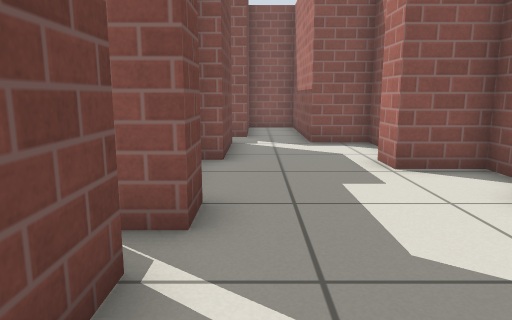
view 1 (above)

12 first-person views from a walk through a world built for the Gazebo simulator. The camera is 0.68 m above the floor, tilts 10° down and sees 70° across. The lines on the ground mark 1 m squares. The floor is counted in squares, 0.5 m on a side. Each view is taken from the middle of a square. On the plan, view 1 faces up. The plan holds only what a view shows up to about 15 squares ahead; the rest is blank. Simple patterns stand in for the simulator's built-in surfaces.

view 2
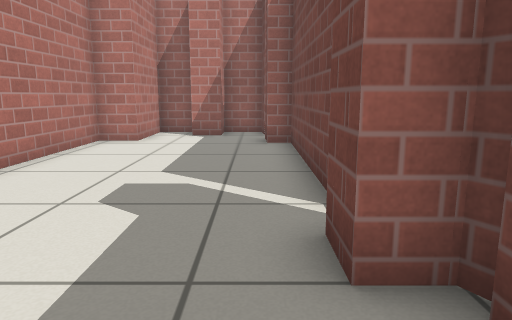

view 3
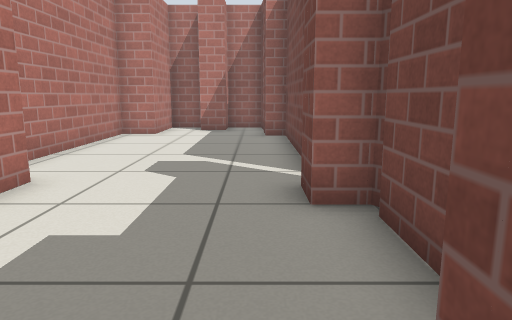

view 4
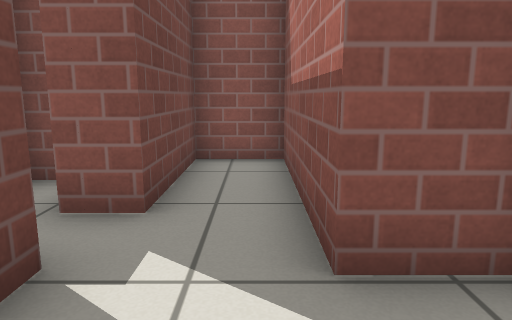

view 5
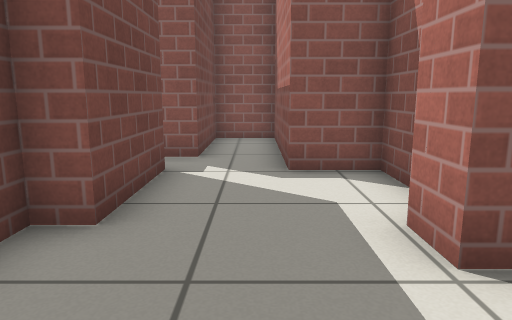

view 6
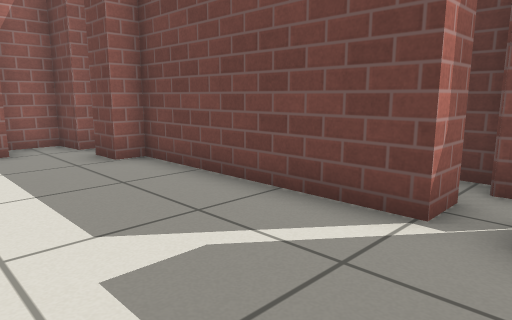

view 7
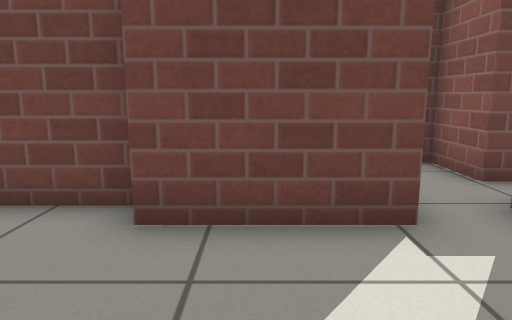

view 8
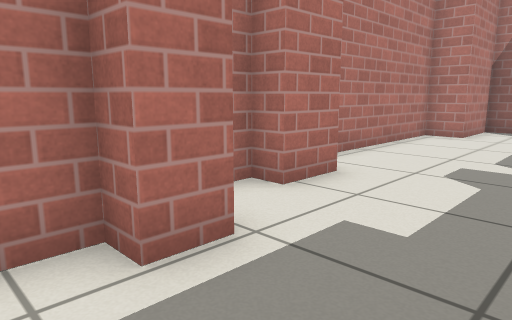

view 9
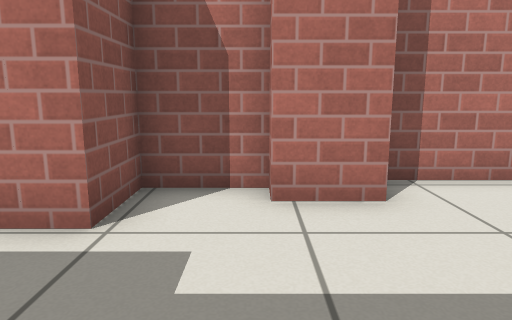

view 10
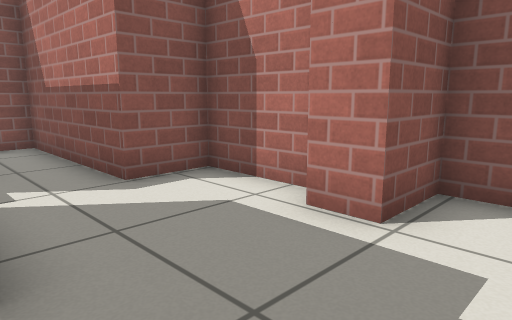

view 11
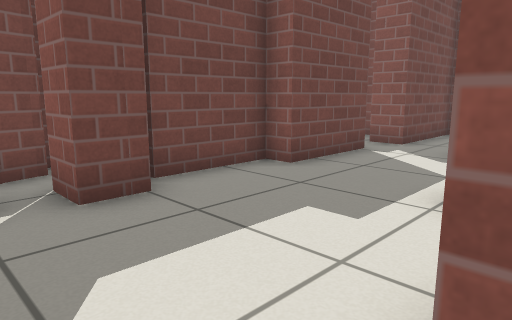

view 12
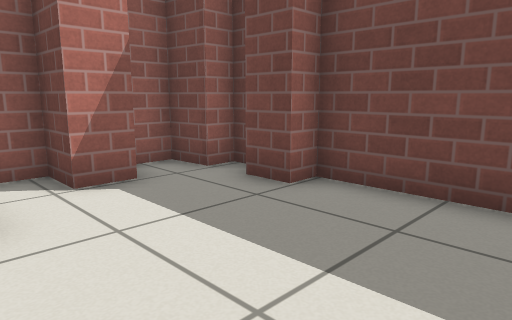

### Floor plan
Points are (right, up) in squares from view 1. A wall is a line through its corners. A room is listed if a view was taken in it or the views show most of it. See-through windows are left out.
Room 1 (views 1, 2, 3, 4, 5, 6, 7, 8, 9, 10, 11, 12)
walls: (-1.5, 4.6) (-0.7, 4.6) (-0.7, 3.6) (-1.7, 3.6); (3.6, 3.3) (3.6, 4.8) (4.3, 4.8) (4.3, 6.7) (2.6, 6.7) (2.6, 7.7) (3.3, 7.7) (3.3, 10.6) (1.6, 10.6) (1.6, 15.8) (-0.3, 15.8) (-0.3, 12.1) (-1.4, 12.1); (-2.1, 2.6) (-1, 2.6) (-1, -3.6) (-0.3, -3.6) (-0.3, -4.6); (-2.7, 3.2) (-2.7, 2.8); (-3, 3.9) (-2.7, 2.9); (-1.4, 7.7) (-1.4, 5); (-3.4, 2.7) (-3.4, 2.2); (-0.7, 10.7) (-0.7, 7.7); (-1, -5.3) (-1, -5.6) (-0.3, -5.6) (-0.3, -6.8) (1.2, -6.8) (1.2, -5.6) (2.2, -5.6) (2.2, -6.8) (3.6, -6.8) (3.6, -4.1) (4.8, -4.1) (4.8, 2.9); (-2.7, 13.1) (-2.7, 12.6) (-4.5, 12.6); (-2.1, 13.8) (-2.8, 13.8)

Positions as (right, up) in squares from view 1, and headings:
1: (0, 0), facing up
2: (0, 7), facing down
3: (0, 9), facing down
4: (1, 8), facing up
5: (1, 4), facing up
6: (3, 4), facing down-left
7: (3, 9), facing left
8: (0, 9), facing down-right
9: (-1, 5), facing right
10: (-1, 5), facing up-right
11: (4, 2), facing up-left
12: (4, 0), facing down-left
